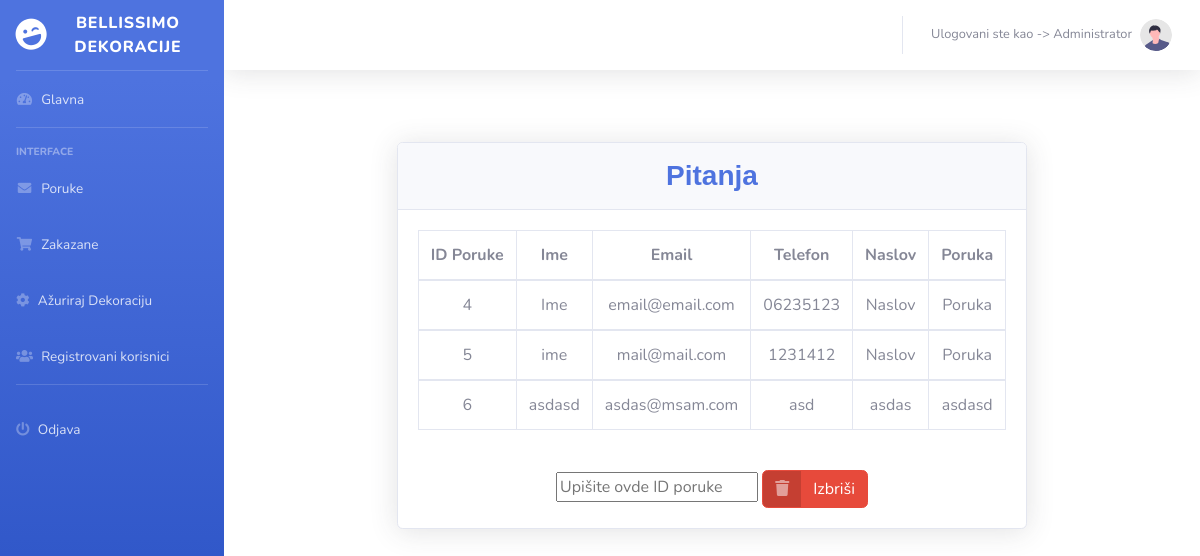
Screenshot of /login/adminPage/pitanja.php (signed in) with the database file from the repository.
### tables this page shows
CREATE TABLE `poruke` (
  `ime` varchar(30) NOT NULL,
  `email` varchar(30) NOT NULL,
  `tel` varchar(30) NOT NULL,
  `naslov` varchar(30) NOT NULL,
  `poruka` varchar(300) NOT NULL,
  `IdPoruke` int(11) NOT NULL
);

### login/adminPage/php/pitanjaTabela.php (the view, shortened to what this page needs)
<form method="post">
  <div id="content" align="center" class="p-4 p-md-5 pt-5">
  <div class="row" style="justify-content: center; text-align: center;">
    <?php
    $host = "localhost";
    $user = "root";
    $pass = "";
    $baza = "bazadekoracija";
    $mysqli = new mysqli($host, $user, $pass, $baza);
    $upit = "SELECT * FROM poruke";
    $rezultat = $mysqli->query($upit);
    if ($rezultat) {
      if ($rezultat->num_rows > 0) {
       echo "<div class=\"card shadow mb-4\">";
       echo "<div class=\"card-header py-3\">";
       echo "<h3 class=\"m-0 font-weight-bold text-primary\">Pitanja</h3>";
       echo "</div>";
       echo "
       <div class=\"card-body\">
       <div class=\"table-responsive\">
       <table class=\"table table-bordered\" id=\"dataTable\" width=\"100%\" cellspacing=\"0\">
       ";
       echo "<thead><tr><th>ID Poruke</th><th>Ime</th><th>Email</th><th>Telefon</th><th>Naslov</th><th>Poruka</th></tr></thead>";
       while($red = $rezultat->fetch_array()) {
        echo "<tbody>";
        echo "<tr>";
        echo "<td>".$red[5]."</td>";
        echo "<td>".$red[0]."</td>";
        echo "<td>".$red[1]."</td>";
        echo "<td>".$red[2]."</td>";
        echo "<td>".$red[3]."</td>";
        echo "<td>".$red[4]."</td>";
        echo "</tr>";
        echo "</tbody>";
      }
      echo "</table>";
    }
    else {
      echo "Nijedan red nije vracen!";
    }
  } else {
    echo "Greska u upitu: $upit. ".$mysqli->error;
  }
  ?>
</div>
<div>
  <br>
  <input type="text" name="id" placeholder="Upišite ovde ID poruke">
  <button type="submit" name="brisi" class="btn btn-danger btn-icon-split">
    <span class="icon text-white-50">
      <i class="fas fa-trash"></i>
    </span>
    <span class="text">Izbriši</span>
  </button>
</div>
</form>
</div>

### login/adminPage/pitanja.php (shortened to what this page needs)
<!doctype html>
<html lang="en">
  <head>
    <link rel="stylesheet" href="https://stackpath.bootstrapcdn.com/font-awesome/4.7.0/css/font-awesome.min.css">
		<link rel="stylesheet" href="css/style.css">
    <link href="vendor/fontawesome-free/css/all.min.css" rel="stylesheet" type="text/css">
    <link href="cssNovi/sb-admin-2.min.css" rel="stylesheet">
  </head>
  <body>
		<div class="wrapper d-flex align-items-stretch">
      <?php include "php/navNovi.php" ?>
      <?php include "php/topbar.php" ?>
      <?php include "php/pitanjaTabela.php" ?>
		</div>
  </body>
</html>

### login/adminPage/php/navNovi.php (shortened to what this page needs)
<ul class="navbar-nav bg-gradient-primary sidebar sidebar-dark accordion" id="accordionSidebar">
    <a class="sidebar-brand d-flex align-items-center justify-content-center" href="http://localhost/1.%20Zavrsni%20Rad/">
        <div class="sidebar-brand-icon rotate-n-15">
            <i class="fas fa-laugh-wink"></i>
        </div>
        <div class="sidebar-brand-text mx-3">Bellissimo Dekoracije</div>
    </a>
    <hr class="sidebar-divider my-0">
    <li class="nav-item">
        <a class="nav-link" href="admin.php">
            <i class="fas fa-fw fa-tachometer-alt"></i>
            <span>Glavna</span></a>
    </li>
    <hr class="sidebar-divider">
    <div class="sidebar-heading">
        Interface
    </div>
    <li class="nav-item">
        <a class="nav-link" href="pitanja.php">
            <i class="fas fa-fw fa-envelope"></i>
            <span>Poruke</span></a>
    </li>
    <li class="nav-item">
        <a class="nav-link" href="zakazane.php">
            <i class="fas fa-fw fa-shopping-cart"></i>
            <span>Zakazane</span></a>
    </li>
     <li class="nav-item">
        <a class="nav-link" href="azuriraj.php">
            <i class="fas fa-gear"></i>
            <span>Ažuriraj Dekoraciju</span></a>
    </li>
    <li class="nav-item">
        <a class="nav-link" href="korisnici.php">
            <i class="fas fa-users"></i>
            <span>Registrovani korisnici</span></a>
    </li>
    <hr class="sidebar-divider d-none d-md-block">
    <li class="nav-item">
        <a class="nav-link" href="../logout.php">
            <i class="fas fa-power-off"></i>
            <span>Odjava</span></a>
    </li>
</ul>

### login/adminPage/php/topbar.php (shortened to what this page needs)
<div id="content" style="overflow: hidden;">
    <nav class="navbar navbar-expand navbar-light bg-white topbar mb-4 static-top shadow">
        <ul class="navbar-nav ml-auto">
            <li class="nav-item dropdown no-arrow">
                <a class="nav-link dropdown-toggle" href="#" id="userDropdown" role="button"
                data-toggle="dropdown" aria-haspopup="true" aria-expanded="false">
                <span class="mr-2 d-none d-lg-inline text-gray-600 small">
                    Ulogovani ste kao -> Administrator
                </span>
                <img class="img-profile rounded-circle"
                src="img/undraw_profile.svg">
            </a>
            </li>
        </ul>
    </nav>

### rows the page displays
poruke: IdPoruke "4", ime "Ime", email "email@email.com", tel "06235123", naslov "Naslov", poruka "Poruka"
poruke: IdPoruke "5", ime "ime", email "mail@mail.com", tel "1231412", naslov "Naslov", poruka "Poruka"
poruke: IdPoruke "6", ime "asdasd", email "asdas@msam.com", tel "asd", naslov "asdas", poruka "asdasd"
